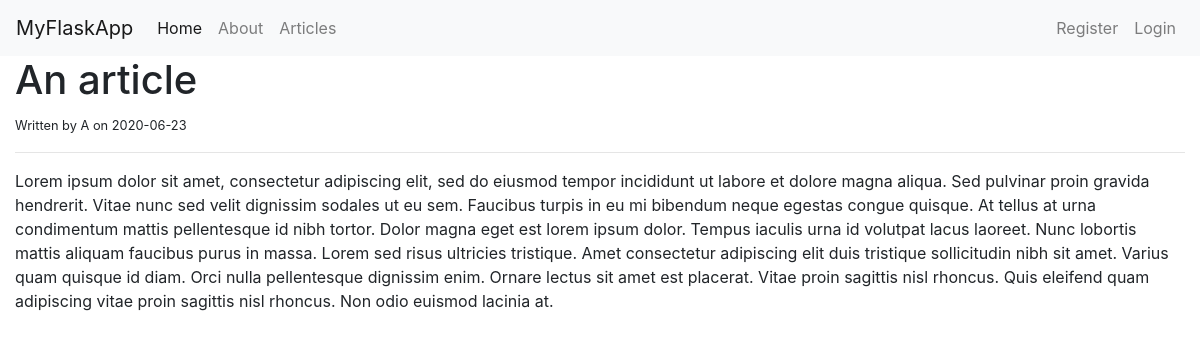
Page /article/3/ on the committed database.
### flaskapp/models.py (models this page shows, shortened)
class Article(db.Model):
    id = db.Column(db.Integer, primary_key=True)
    title = db.Column(db.String(100), unique=True)
    body = db.Column(db.String, nullable=False)
    creation_date = db.Column(
        db.DateTime, nullable=False, default=datetime.datetime.utcnow)
    user_id = db.Column(db.Integer, db.ForeignKey('user.id'), nullable=False)

class User(db.Model):
    id = db.Column(db.Integer, primary_key=True)
    name = db.Column(db.String(100), unique=True, nullable=False)
    email = db.Column(db.String(100), unique=True, nullable=False)
    username = db.Column(db.String(100), unique=True, nullable=False)
    password = db.Column(db.String(100), nullable=False)
    articles = db.relationship('Article', backref='author', lazy=True)

### flaskapp/articles/routes.py (the view)
@articles.route('/article/<string:id>/')
def article(id):
    article = Article.query.get_or_404(id)
    return render_template('article.html', article=article)

### flaskapp/templates/article.html
{% extends 'layout.html' %}
{% block body %}
    <h1>{{ article.title }}</h1>
    <small>Written by
        {{ article.author.name }}
        on
        {{ article.creation_date.strftime('%Y-%m-%d') }}
    </small>
    <hr>
        <div>
            {{ article.body | safe }}
        </div>
    {% endblock %}

### rows in the picture
Article: title "An article", creation_date "2020-06-23", body "Lorem ipsum dolor sit amet, consectetur adipiscing elit, sed do eiusmod tempor incididunt ut labore et dolore magna aliqua. Sed pulvinar proin gravida hendrerit. Vitae nunc sed velit dignissim sodales ut eu sem. Faucibus turpis in eu mi bibendum neque egestas congue quisque. At tellus at urna condimentum mattis pellentesque id nibh tortor. Dolor magna eget est lorem ipsum dolor. Tempus iaculis urna id volutpat lacus laoreet. Nunc lobortis mattis aliquam faucibus purus in massa. Lorem sed risus ultricies tristique. Amet consectetur adipiscing elit duis tristique sollicitudin nibh sit amet. Varius quam quisque id diam. Orci nulla pellentesque dignissim enim. Ornare lectus sit amet est…"
User: author.name "A"
